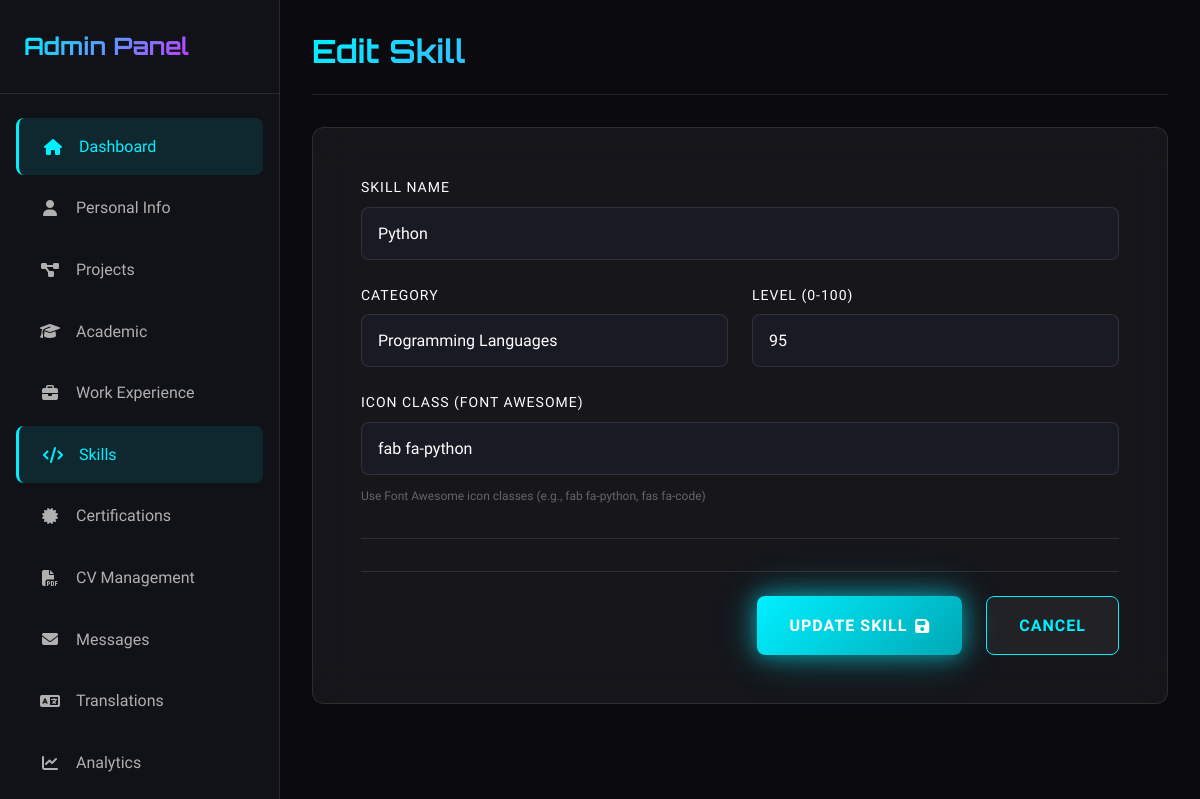
Page /admin/skills/edit/1 (signed in) on the committed database.
### tables this page shows
CREATE TABLE skills (
                    id TEXT PRIMARY KEY,
                    name TEXT,
                    level INTEGER,
                    category TEXT,
                    icon TEXT,
                    description TEXT
                );

### app.py (the view, shortened to what this page needs)
@app.route('/admin/skills/edit/<item_id>', methods=['GET', 'POST'])
@admin_required
def admin_skills_edit(item_id):
    data = load_portfolio_data(PORTFOLIO_DATA_PATH)
    skills = data.get('skills', [])
    entry = get_item_by_id(skills, item_id)
    if not entry:
        flash('Skill not found.', 'error')
        return redirect(url_for('admin_skills'))
    return render_template('admin/skills_form.html', entry=entry)

### app.py (called while the page is built, shortened)
@app.before_request
def track_analytics():
    if request.path.startswith('/admin') or \
       request.path.startswith('/static') or \
       request.path.startswith('/api') or \
       request.path.startswith('/set-language'):
        return

@app.context_processor
def inject_language():
    current_lang = get_current_language()
    return {
        'current_language': current_lang,
        'supported_languages': SUPPORTED_LANGUAGES,
        't': get_translation,
        'lang': current_lang
    }

def admin_required(f):
    from functools import wraps
    @wraps(f)
    def decorated_function(*args, **kwargs):
        if not session.get('admin_logged_in'):
            return redirect(url_for('admin_login'))
        return f(*args, **kwargs)
    return decorated_function

### database.py (called while the page is built)
    @contextmanager
    def get_connection(self):
        conn = sqlite3.connect(str(self.db_path))
        conn.row_factory = sqlite3.Row  # Enable column access by name
        try:
            yield conn
            conn.commit()
        except Exception:
            conn.rollback()
            raise
        finally:
            conn.close()

### i18n.py (called while the page is built)
def get_current_language() -> str:
    return session.get('language', DEFAULT_LANGUAGE)

### utils.py (called while the page is built)
def get_db() -> Database:
    global _db_instance
    if _db_instance is None:
        from config import DATABASE_PATH
        _db_instance = Database(DATABASE_PATH)
    return _db_instance

def load_portfolio_data(file_path: Path = None) -> Dict[str, Any]:
    try:
        db = get_db()
        return db.load_portfolio_data()
    except Exception as e:
        print(f"Error loading portfolio data: {e}")
        return {
            "personal_info": {},
            "academic": [],
            "projects": [],
            "skills": [],
            "certifications": [],
            "cv_file": None,
            "messages": [],
            "articles": [],
            "testimonials": []
        }

def get_item_by_id(items: List[Dict], item_id: str) -> Optional[Dict]:
    return next((item for item in items if item.get('id') == item_id), None)

### templates/admin/skills_form.html
{% extends "admin/base.html" %}
{% block page_title %}{{ 'Edit' if entry else 'Add' }} Skill{% endblock %}
{% block content %}
<form method="POST" class="admin-form">
    <div class="form-section">
        <div class="form-group">
            <label for="name">Skill Name</label>
            <input type="text" id="name" name="name" value="{{ entry.name if entry else '' }}" required>
        </div>
        <div class="form-grid">
            <div class="form-group">
                <label for="category">Category</label>
                <input type="text" id="category" name="category" value="{{ entry.category if entry else '' }}" placeholder="e.g., Programming, Framework, Tool">
            </div>
            <div class="form-group">
                <label for="level">Level (0-100)</label>
                <input type="number" id="level" name="level" value="{{ entry.level if entry else 0 }}" min="0" max="100" required>
            </div>
        </div>
        <div class="form-group">
            <label for="icon">Icon Class (Font Awesome)</label>
            <input type="text" id="icon" name="icon" value="{{ entry.icon if entry else '' }}" placeholder="e.g., fab fa-python, fas fa-code">
            <small>Use Font Awesome icon classes (e.g., fab fa-python, fas fa-code)</small>
        </div>
    </div>
    <div class="form-actions">
        <button type="submit" class="btn btn-primary btn-glow">
            <span>{{ 'Update' if entry else 'Create' }} Skill</span>
            <i class="fas fa-save"></i>
        </button>
        <a href="{{ url_for('admin_skills') }}" class="btn btn-secondary">Cancel</a>
    </div>
</form>
{% endblock %}

### static/css/admin.css (style rules this page uses)
.admin-body { display: flex; min-height: 100vh; background: var(--bg-primary); }
.admin-form { display: flex; flex-direction: column; gap: var(--spacing-xl); }
.form-section { display: flex; flex-direction: column; gap: var(--spacing-lg); padding-bottom: var(--spacing-xl); border-bottom: 1px solid rgba(255, 255, 255, 0.1); }
.form-grid { display: grid; grid-template-columns: repeat(auto-fit, minmax(250px, 1fr)); gap: var(--spacing-lg); }
.admin-form .form-group { display: flex; flex-direction: column; gap: var(--spacing-sm); }
.admin-form .form-group label { color: var(--text-primary); font-weight: 500; text-transform: uppercase; letter-spacing: 1px; font-size: 0.875rem; }
.admin-form .form-group input, .admin-form .form-group textarea, .admin-form .form-group select { padding: var(--spacing-md); background: var(--bg-tertiary); border: 1px solid rgba(255, 255, 255, 0.1); border-radius: var(--radius-md); color: var(--text-primary); font-family: 'Rajdhani', sans-serif; font-size: 1rem; transition: var(--transition-normal); }
.admin-form .form-group small { color: var(--text-muted); font-size: 0.75rem; margin-top: var(--spacing-xs); }
.form-actions { display: flex; gap: var(--spacing-lg); justify-content: flex-end; padding-top: var(--spacing-lg); border-top: 1px solid rgba(255, 255, 255, 0.1); }

### rows in the picture
skills: name "Python", category "Programming Languages", level "95", icon "fab fa-python"

### other values in the picture
{{ 'Edit' if entry else 'Add' }} "Edit"
{{ 'Update' if entry else 'Create' }} "UPDATE"
